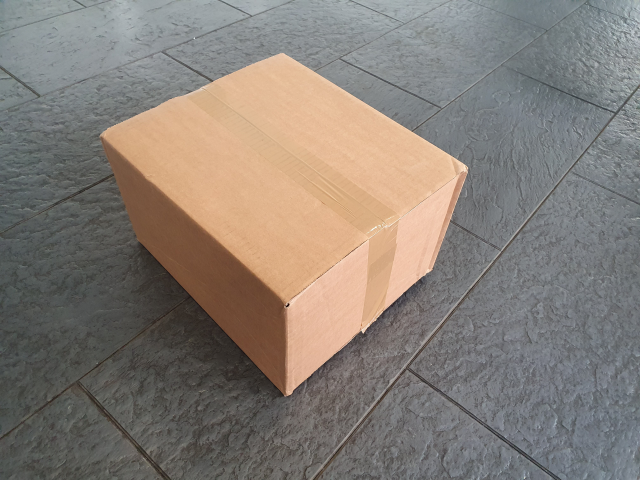
#> input picture input/0_dataset_027/image.png, 1280 x 960 px (shown at 1/2 size); its folder holds only this picture in this run
$ python -i hough_transformation.py   (imports and definitions only)   (older library calls are emulated)
#> lines starting #> are read from the running program, lines starting #| are printed output that depends on the picture
### config.py
import seaborn as sns
import yaml


class GlobalConfig:
    class __Config:
        def __init__(self):
            """
            Define all config variables. Will be accessible with normal autocomplete suggestions
            """
            self.edge_detection_type = None
            self.image_size = None
            self.visualization_dict = None

            self.clustering_eps = None
            self.clustering_min_sample = None
            self.mask_size = None
            self.n_random_points = None
            self.kernel_harris_corner_detector = None

            self.path_output = None
            self.path_summary = None
            self.dir_results = None
            self.dir_result_details = None
            self.file_name_input_image = None
            self.file_name_plane_masks = None
            self.file_name_planercnn_image = None

            '''
            Other (not loaded from config file)
            '''
            # Color pallet for visualization of masks
            self.color_pallet = [tuple([int(color[2] * 255), int(color[1] * 255), int(color[0] * 255)]) for color in
                                 sns.color_palette("bright", 10)]

    __instance: "__Config" = None

    @classmethod
    def get_config(cls) -> "__Config":
        """
        Access config as singleton, i.e. keep only one global config
        :return: global config instance
        """
        if cls.__instance is None:
            cls.__instance = cls.__Config()
        return cls.__instance

    # [47 lines left out: functions load_config, __set_special_config_values, __check_all_config_values_set, not called in this run]


logging_config = {
    'format': '%(asctime)s [%(levelname)s]: %(message)s',
    'datefmt': '%Y-%m-%d %H:%M:%S',
    'level': 20,  # info (see https://docs.python.org/3/library/logging.html#logging-levels)
}

### refiner/hough_transform/hough_transformation.py
import itertools
import logging
import os
import time
import warnings

import cv2
import numpy as np

from config import GlobalConfig as GlobalConfig
from refiner.image_processing.draw import draw_lines_on_image, draw_lines_rho_theta_on_image
from utils.image_modification import get_colored_image

cfg = GlobalConfig.get_config()
logger = logging.getLogger(__name__)


# [62 lines left out: functions compute_line_intersection, get_line_image_coordinates, not called in this run]


def get_lines_from_edges(edge_img, minLength=100, rho=1, theta=np.pi / 180, maxLineGap=20, prob=False):
    lines = []
    if prob:
        hough_lines = cv2.HoughLinesP(edge_img, rho, theta, 250, minLength, maxLineGap)
        if not hough_lines is None:
            lines = [[i[:2], i[2:]] for i in hough_lines.reshape(-1, 4)]
    else:
        hough_lines = cv2.HoughLines(edge_img, rho, theta, minLength)
        if not hough_lines is None:
            lines = [i[0] for i in hough_lines]

    return lines


def detect_lines(binary_image: np.ndarray,
                 min_line_number=0,
                 min_edge_length=100,
                 cluster_lines=True,
                 probabilistic=True,
                 output_directory=None):
    final_lines = []
    lines_normal_form = get_lines_from_edges(binary_image, int(min_edge_length), 1, np.pi / 180, prob=probabilistic)
    if output_directory is not None:  # draw lines of full length
        line_image = draw_lines_rho_theta_on_image(get_colored_image(binary_image), lines_normal_form,
                                                   color=tuple([255, 0, 0]), thickness=1)
        if cfg.visualization_dict['hough_lines']:
            cv2.imwrite(
                os.path.join(output_directory,
                             "image_hough_all_{}.png".format(time.strftime("%Y%m%d_%H%M%S", time.localtime()))),
                line_image)
    if len(lines_normal_form) > 0:
        while len(lines_normal_form) < min_line_number:
            min_edge_length = min_edge_length * 0.8
            lines_normal_form = get_lines_from_edges(binary_image, int(min_edge_length), 1, np.pi / 900)

        if cluster_lines and not probabilistic:
            lines_normal_form = cluster_lines_and_average(lines_normal_form)  # result in normal form (rho, theta)
            lines_point_form = [convert_normal_to_point_form_of_line(line[0], line[1]) for
                                line in lines_normal_form]
            final_lines = find_line_end_points(binary_image, lines_point_form)  # result in point form (p0, p1)
            if output_directory is not None:  # draw lines of full length
                line_image = draw_lines_rho_theta_on_image(get_colored_image(binary_image), lines_normal_form,
                                                           color=tuple([255, 0, 0]), thickness=6)
                line_image = draw_lines_on_image(line_image, final_lines, color=tuple([0, 255, 0]), thickness=4)
                if cfg.visualization_dict['hough_summary']:
                    cv2.imwrite(
                        os.path.join(output_directory,
                                     "image_hough_choice_{}.png".format(
                                         time.strftime("%Y%m%d_%H%M%S", time.localtime()))),
                        line_image)
    return final_lines


# [75 lines left out: functions cluster_lines_and_average, find_line_end_points, find_line_end_points_detailed, point_close_to_mask, not called in this run]


def line_on_mask(line, mask, width=2, iou_threshold=0.6):
    iou = compute_iou_mask_and_line(line, mask, width)
    return iou > iou_threshold


# [38 lines left out: functions compute_iou_mask_and_line, convert_normal_to_point_form_of_line, convert_point_to_normal_form_of_line, check_if_intersection_close_to_line_points, not called in this run]

>>> import cv2
>>> picture = cv2.imread('../../input/0_dataset_027/image.png', cv2.IMREAD_GRAYSCALE)
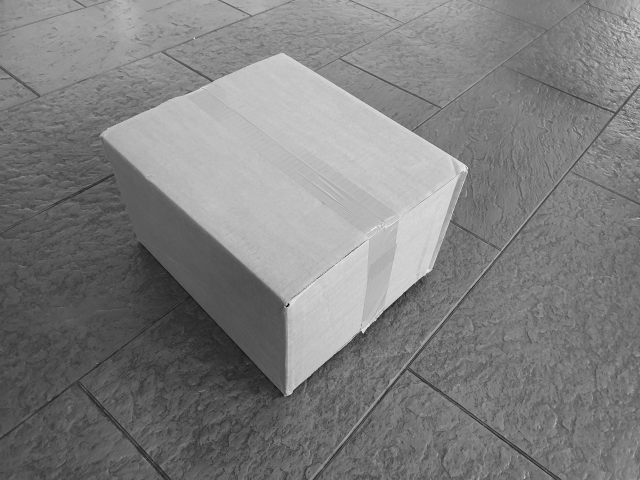
#> picture: shape (960, 1280) (shown at 1/2 size); min 9, max 254, mean 126.4
>>> result = detect_lines(picture)
#> in get_lines_from_edges, `lines = [[i[:2], i[2:]] for i in hough_lines.reshape(-1, 4)]`: lines = 4284 items, first 6: [[227, 0], [1186, 959]], [[67, 0], [1026, 959]], [[258, 959], [641, 576]], [[281, 0], [1240, 959]], [[39, 959], [998, 0]], [[566, 434], [1091, 959]]
#> in detect_lines, `lines_normal_form = get_lines_from_edges(binary_image, int(min_edge_le..`: lines_normal_form has the same summary as lines in get_lines_from_edges
#> after the loop in detect_lines, `while len(lines_normal_form) < min_line_number:`: min_edge_length = 100
#> result = []
